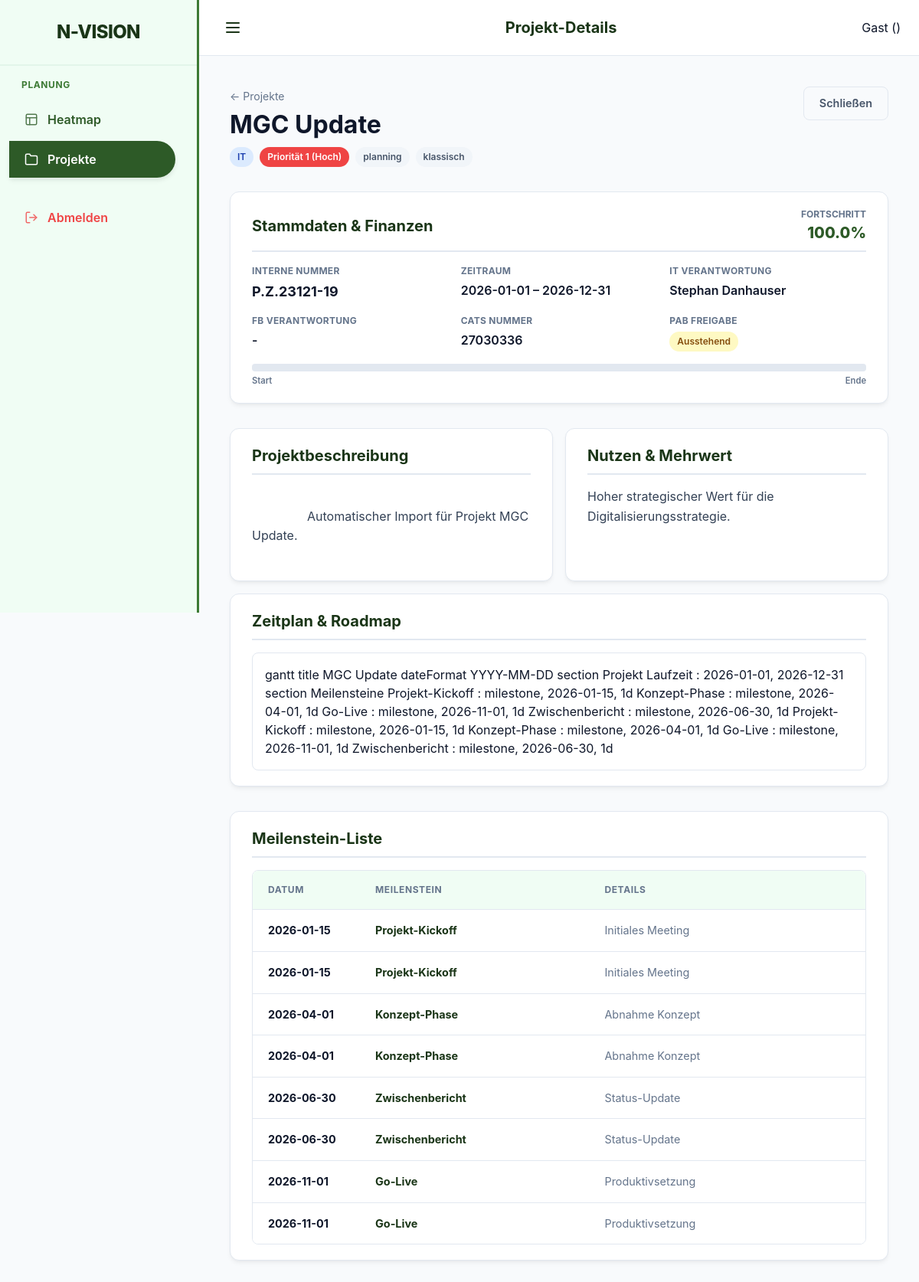
Page /ui/projects/4 on the earlier database version.
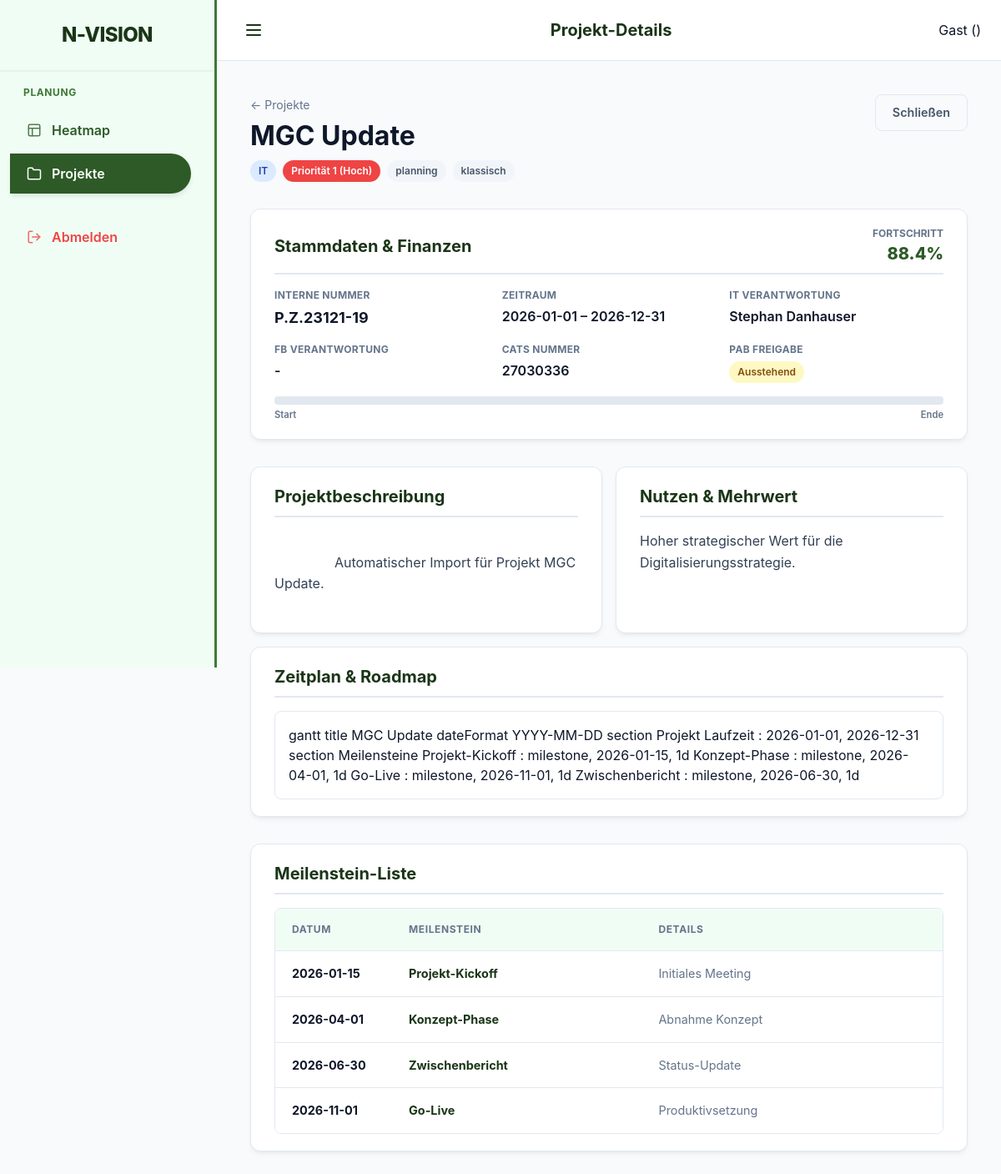
Same page on the later database version.
### models.py (models this page shows)
class Project(Base):
    __tablename__ = "projects"
    id = Column(Integer, primary_key=True, index=True)
    name = Column(String, index=True)
    description = Column(String, nullable=True)
    methodology = Column(Enum(ProjectMethodology), default=ProjectMethodology.CLASSIC)
    business_value = Column(String, nullable=True)
    internal_number = Column(String, nullable=True)
    division = Column(String, nullable=True) # "IT", "Netzgesellschaft", "Vertrieb", "Kraftwerk"
    start_date = Column(Date)
    end_date = Column(Date)
    priority = Column(Integer, default=1) # 1 highest
    status = Column(Enum(ProjectStatus), default=ProjectStatus.PLANNING)
    manager_id = Column(Integer, ForeignKey("employees.id"), nullable=True)
    responsible_it = Column(String, nullable=True)
    responsible_fb = Column(String, nullable=True)
    pab_approval = Column(Integer, default=0) # 0 = No, 1 = Yes
    cats_number = Column(String, nullable=True)
    pt_intern_pab = Column(Float, default=0.0)
    pt_intern_planned = Column(Float, default=0.0)
    pt_extern_planned = Column(Float, default=0.0)
    staffings = relationship("Staffing", back_populates="project")
    bookings = relationship("Booking", back_populates="project")
    milestones = relationship("Milestone", back_populates="project", cascade="all, delete-orphan")

class Milestone(Base):
    __tablename__ = "milestones"
    id = Column(Integer, primary_key=True, index=True)
    project_id = Column(Integer, ForeignKey("projects.id"))
    name = Column(String)
    date = Column(Date)
    description = Column(String, nullable=True)
    project = relationship("Project", back_populates="milestones")

### main.py (the view)
@app.get("/ui/projects/{project_id}", response_class=HTMLResponse)
def ui_project_detail(request: Request, project_id: int, db: Session = Depends(get_db)):
    project = db.query(models.Project).filter(models.Project.id == project_id).first()
    if not project:
        raise HTTPException(status_code=404, detail="Project not found")
    progress = calculate_project_progress(project, db)
    return templates.TemplateResponse(
        request=request, name="project_detail.html", context={
            "project": project,
            "progress": progress,
            "active_page": "projects"
        }
    )

### templates/project_detail.html (shortened to what this page needs)
{% extends "base.html" %}
{% set title = "Projekt-Details" %}
{% block content %}
<div style="display: flex; justify-content: space-between; align-items: flex-start; margin-bottom: 2rem; gap: 1rem;">
    <div>
        <nav style="margin-bottom: 0.5rem;">
            <a href="/ui/projects" style="text-decoration: none; color: var(--text-muted); font-size: 0.875rem;">&larr; Projekte</a>
        </nav>
        <h1 style="margin: 0; line-height: 1.1;">{{ project.name }}</h1>
        <div style="margin-top: 0.75rem; display: flex; gap: 0.5rem; align-items: center;">
            <span class="badge {{ 'badge-it' if project.division == 'IT' else 'badge-netz' if project.division == 'Netzgesellschaft' else 'badge-vertrieb' if project.division == 'Vertrieb' else 'badge-kraftwerk' if project.division == 'Kraftwerk' else 'badge-default' }}">
                {{ project.division if project.division else 'Kein Bereich' }}
            </span>
            {% if project.priority == 1 %}
                <span class="badge" style="background-color: #ef4444; color: white;">Priorität 1 (Hoch)</span>
            {% elif project.priority == 2 %}
                <span class="badge" style="background-color: #f59e0b; color: white;">Priorität 2 (Mittel)</span>
            {% elif project.priority == 3 %}
                <span class="badge" style="background-color: #3b82f6; color: white;">Priorität 3 (Niedrig)</span>
            {% elif project.priority == 4 %}
                <span class="badge" style="background-color: #10b981; color: white;">Priorität 4 (Sehr Niedrig)</span>
            {% else %}
                <span class="badge badge-default">Priorität {{ project.priority }}</span>
            {% endif %}
            <span class="badge badge-default">{{ project.status.value }}</span>
            <span class="badge badge-default">{{ project.methodology.value }}</span>
        </div>
    </div>
    <div class="action-buttons" style="display: flex; gap: 0.75rem;">
        <a href="/ui/projects" class="btn btn-outline">Schließen</a>
    </div>
</div>
<div style="display: flex; flex-direction: column; gap: 1rem;">
    <div class="card">
        <div class="section-header">
            <h2>Stammdaten & Finanzen</h2>
            <div style="text-align: right;">
                <div style="font-size: 0.75rem; font-weight: 700; color: var(--text-muted); text-transform: uppercase;">Fortschritt</div>
                {% if progress > 100 %}
                <div style="font-size: 1.25rem; font-weight: 800; color: var(--danger);">
                    {{ progress }}% <span title="Überbucht!">⚠️</span>
                </div>
                {% else %}
                <div style="font-size: 1.25rem; font-weight: 800; color: var(--primary-color);">{{ progress }}%</div>
                {% endif %}
            </div>
        </div>
        <div class="detail-grid">
            <div class="detail-item">
                <div class="detail-label">Interne Nummer</div>
                <div class="detail-value-large">{{ project.internal_number if project.internal_number else '-' }}</div>
            </div>
            <div class="detail-item">
                <div class="detail-label">Zeitraum</div>
                <div class="detail-value">{{ project.start_date }} &ndash; {{ project.end_date }}</div>
            </div>
            <div class="detail-item">
                <div class="detail-label">IT Verantwortung</div>
                <div class="detail-value">{{ project.responsible_it if project.responsible_it else '-' }}</div>
            </div>
            <div class="detail-item">
                <div class="detail-label">FB Verantwortung</div>
                <div class="detail-value">{{ project.responsible_fb if project.responsible_fb else '-' }}</div>
            </div>
            <div class="detail-item">
                <div class="detail-label">CATS Nummer</div>
                <div class="detail-value">{{ project.cats_number if project.cats_number else '-' }}</div>
            </div>
            <div class="detail-item">
                <div class="detail-label">PAB Freigabe</div>
                <div class="detail-value">
                    {% if project.pab_approval %}
                    <span class="badge badge-success">Erteilt</span>
                    {% else %}
                    <span class="badge badge-warning">Ausstehend</span>
                    {% endif %}
                </div>
            </div>
        </div>
        <div style="margin-top: 1rem;">
            <div class="progress-bar-container" style="height: 10px;">
            </div>
            <div style="display: flex; justify-content: space-between; margin-top: 0.25rem;">
                <span style="font-size: 0.7rem; color: var(--text-muted); font-weight: 600;">Start</span>
                <span style="font-size: 0.7rem; color: var(--text-muted); font-weight: 600;">Ende</span>
            </div>
        </div>
    </div>
    <div style="display: grid; grid-template-columns: 1fr 1fr; gap: 1rem;">
        <div class="card" style="margin-bottom: 0; display: flex; flex-direction: column;">
            <div class="section-header">
                <h2>Projektbeschreibung</h2>
            </div>
            <div style="color: #334155; line-height: 1.6; white-space: pre-wrap; flex: 1;">
                {{ project.description if project.description else 'Keine Beschreibung hinterlegt.' }}
            </div>
        </div>
        <div class="card" style="margin-bottom: 0; display: flex; flex-direction: column;">
            <div class="section-header">
                <h2>Nutzen & Mehrwert</h2>
            </div>
            <div style="color: #334155; line-height: 1.6; flex: 1;">
                {{ project.business_value if project.business_value else 'Keine Information zum Unternehmenswert hinterlegt.' }}
            </div>
        </div>
    </div>
    <div class="card">
        <div class="section-header">
            <h2>Zeitplan & Roadmap</h2>
        </div>
        <div class="mermaid" style="background: white; border-radius: var(--radius-md); padding: 1rem; border: 1px solid var(--border-color);">
gantt
    title {{ project.name }}
    dateFormat  YYYY-MM-DD
    section Projekt
    Laufzeit : {{ project.start_date }}, {{ project.end_date }}
    section Meilensteine
    {% for m in project.milestones %}
    {{ m.name }} : milestone, {{ m.date }}, 1d
    {% endfor %}
        </div>
    </div>
    <div class="card">
        <div class="section-header">
            <h2>Meilenstein-Liste</h2>
        </div>
        <div class="modern-table-wrapper">
            <table class="modern-table">
                <thead>
                    <tr>
                        <th style="width: 140px;">Datum</th>
                        <th>Meilenstein</th>
                        <th>Details</th>
                        <th style="width: 50px;"></th>
                    </tr>
                </thead>
                <tbody>
                    {% for m in project.milestones | sort(attribute='date') %}
                    <tr>
                        <td style="font-weight: 700;">{{ m.date }}</td>
                        <td><div style="font-weight: 700; color: var(--primary-dark);">{{ m.name }}</div></td>
                        <td style="color: var(--text-muted);">{{ m.description if m.description else '-' }}</td>
                        <td style="text-align: right;">
                        </td>
                    </tr>
                    {% endfor %}
                </tbody>
            </table>
        </div>
    </div>
</div>
{% endblock %}

### templates/base.html (shortened to what this page needs)
<!DOCTYPE html>
<html lang="de">
<head>
    <link rel="stylesheet" href="{{ static_url('/static/styles.css') }}">
</head>
<body>
<div class="app-layout">
    <aside class="sidebar">
        <div class="sidebar-header">
            <div class="brand-title">N-VISION</div>
        </div>
        <nav class="sidebar-nav">
            <div class="nav-group">
                <span class="nav-label">Planung</span>
                <a href="/" class="{% if active_page == 'heatmap' %}active{% endif %}">
                    <svg xmlns="http://www.w3.org/2000/svg" width="18" height="18" viewBox="0 0 24 24" fill="none" stroke="currentColor" stroke-width="2" stroke-linecap="round" stroke-linejoin="round" class="nav-icon"><rect width="18" height="18" x="3" y="3" rx="2"/><path d="M3 9h18"/><path d="M9 21V9"/></svg>
                    <span>Heatmap</span>
                </a>
                <a href="/ui/projects" class="{% if active_page == 'projects' %}active{% endif %}">
                    <svg xmlns="http://www.w3.org/2000/svg" width="18" height="18" viewBox="0 0 24 24" fill="none" stroke="currentColor" stroke-width="2" stroke-linecap="round" stroke-linejoin="round" class="nav-icon"><path d="M22 19a2 2 0 0 1-2 2H4a2 2 0 0 1-2-2V5a2 2 0 0 1 2-2h5l2 3h9a2 2 0 0 1 2 2z"/></svg>
                    <span>Projekte</span>
                </a>
            </div>
            <div class="nav-group" style="margin-top: auto;">
                <a href="/logout" style="color: var(--danger);">
                    <span>Abmelden</span>
                </a>
            </div>
        </nav>
    </aside>
    <div class="main-wrapper">
        <header class="top-bar">
            <button class="menu-toggle" id="menuToggle" aria-label="Menü öffnen">
                <svg xmlns="http://www.w3.org/2000/svg" width="24" height="24" viewBox="0 0 24 24" fill="none" stroke="currentColor" stroke-width="2" stroke-linecap="round" stroke-linejoin="round"><line x1="4" x2="20" y1="12" y2="12"/><line x1="4" x2="20" y1="6" y2="6"/><line x1="4" x2="20" y1="18" y2="18"/></svg>
            </button>
            <h1 class="page-title">{{ title if title else "N-VISION" }}</h1>
            <div class="user-info" style="display: flex; align-items: center; gap: 1rem;">
                <span>{{ request.state.user.username if request.state.user else "Gast" }} ({{ request.state.user.role.value if request.state.user else "" }})</span>
            </div>
        </header>
        <main class="content-area">
            {% block content %}{% endblock %}
        </main>
    </div>
</div>
</body>
</html>

Differences in the rows shown:
removed Milestone: name "Projekt-Kickoff", date "2026-01-15", description "Initiales Meeting"
removed Milestone: name "Konzept-Phase", date "2026-04-01", description "Abnahme Konzept"
removed Milestone: name "Go-Live", date "2026-11-01", description "Produktivsetzung"
removed Milestone: name "Zwischenbericht", date "2026-06-30", description "Status-Update"
Other differences:
{{ progress }}: "100.0" → "88.4"
